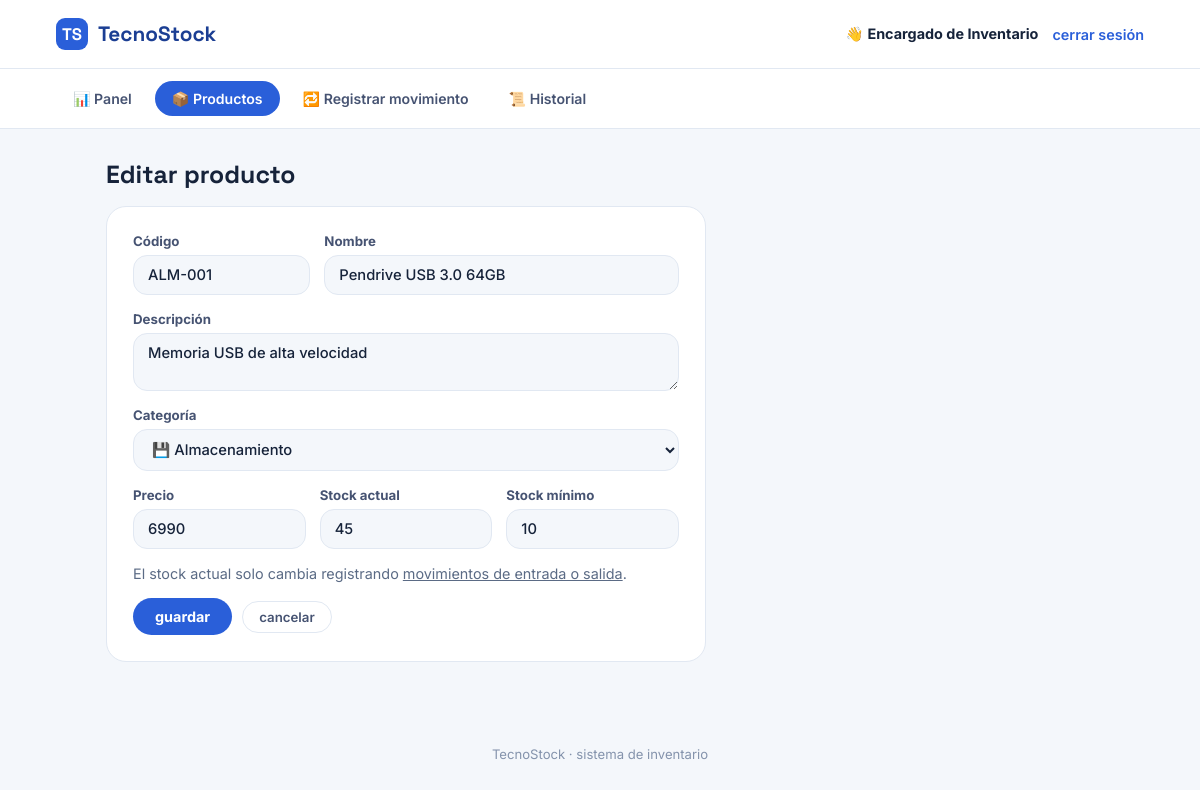
The page /producto_form.php?id=7 (signed in) on the database its author committed.
### tables this page shows
CREATE TABLE productos (
    id_producto     INT AUTO_INCREMENT PRIMARY KEY,
    codigo          VARCHAR(20) NOT NULL UNIQUE,       
    nombre          VARCHAR(120) NOT NULL,
    descripcion     VARCHAR(255),
    precio          DECIMAL(10,0) NOT NULL CHECK (precio >= 0),
    stock_actual    INT NOT NULL DEFAULT 0 CHECK (stock_actual >= 0),
    stock_minimo    INT NOT NULL DEFAULT 0 CHECK (stock_minimo >= 0),
    estado          ENUM('activo','inactivo') NOT NULL DEFAULT 'activo',
    id_categoria    INT NOT NULL,
    FOREIGN KEY (id_categoria) REFERENCES categorias(id_categoria)
);

CREATE TABLE categorias (
    id_categoria  INT AUTO_INCREMENT PRIMARY KEY,
    nombre        VARCHAR(60) NOT NULL,
    descripcion   VARCHAR(150),
    estado        ENUM('activo','inactivo') NOT NULL DEFAULT 'activo'
);

### helpers.php (called while the page is built, shortened)
<?php
function iconoCategoria(string $nombre): string {
    $n = mb_strtolower($nombre);
    if (str_contains($n, 'audio'))          return '🎧';
    if (str_contains($n, 'carga'))          return '🔌';
    if (str_contains($n, 'almacen'))        return '💾';
    if (str_contains($n, 'perif'))          return '🖱️';
    if (str_contains($n, 'funda') || str_contains($n, 'protec')) return '🛡️';
    return '📦';
}

### producto_form.php (the view, shortened to what this page needs)
<?php
require_once 'config.php';
require_once 'helpers.php';
$id = isset($_GET['id']) ? (int) $_GET['id'] : 0;
$esEdicion = $id > 0;
$categorias = $pdo->query('SELECT * FROM categorias WHERE estado = "activo" ORDER BY nombre')->fetchAll();
$producto = [
    'codigo' => '', 'nombre' => '', 'descripcion' => '', 'id_categoria' => $categorias[0]['id_categoria'] ?? 0,
    'precio' => '', 'stock_actual' => 0, 'stock_minimo' => 0,
];
if ($esEdicion) {
    $stmt = $pdo->prepare('SELECT * FROM productos WHERE id_producto = :id');
    $stmt->execute(['id' => $id]);
    $enc = $stmt->fetch();
    $producto = $enc;
}
?>
<!DOCTYPE html>
<html lang="es">
<head>
<link rel="stylesheet" href="assets/style.css">
</head>
<body>
<?php include 'partials/header.php'; ?>
<?php include 'partials/nav.php'; ?>
<div class="wrap">
  <h1><?= $esEdicion ? 'Editar producto' : 'Nuevo producto' ?></h1>
  <form class="form" method="post">
    <div class="form-row">
      <label>
        Código
        <input type="text" name="codigo" value="<?= htmlspecialchars($producto['codigo']) ?>" required>
      </label>
      <label style="flex:2">
        Nombre
        <input type="text" name="nombre" value="<?= htmlspecialchars($producto['nombre']) ?>" required>
      </label>
    </div>
    <label>
      Descripción
      <textarea name="descripcion" rows="2"><?= htmlspecialchars($producto['descripcion']) ?></textarea>
    </label>
    <label>
      Categoría
      <select name="id_categoria" required>
        <?php foreach ($categorias as $c): ?>
          <option value="<?= $c['id_categoria'] ?>" <?= $c['id_categoria'] == $producto['id_categoria'] ? 'selected' : '' ?>>
            <?= iconoCategoria($c['nombre']) ?> <?= htmlspecialchars($c['nombre']) ?>
          </option>
        <?php endforeach; ?>
      </select>
    </label>
    <div class="form-row">
      <label>
        Precio
        <input type="number" step="1" min="0" name="precio" value="<?= htmlspecialchars((string)$producto['precio']) ?>" required>
      </label>
      <?php if ($esEdicion): ?>
        <label>
          Stock actual
          <input type="number" value="<?= (int)$producto['stock_actual'] ?>" disabled>
        </label>
      <?php endif; ?>
      <label>
        Stock mínimo
        <input type="number" step="1" min="0" name="stock_minimo" value="<?= htmlspecialchars((string)$producto['stock_minimo']) ?>" required>
      </label>
    </div>
    <?php if ($esEdicion): ?>
      <p class="subtitle" style="margin:0;">El stock actual solo cambia registrando <a href="movimiento_nuevo.php?producto=<?= $id ?>">movimientos de entrada o salida</a>.</p>
    <?php endif; ?>
    <div class="form-actions">
      <button type="submit" class="btn">guardar</button>
      <a class="btn-ghost" href="productos.php">cancelar</a>
    </div>
  </form>
</div>
<footer class="foot">
  <span>TecnoStock · sistema de inventario</span>
</footer>
</body>
</html>

### assets/style.css (style rules this page uses)
:root { --bg: #F4F7FB; --surface: #FFFFFF; --ink: #16233A; --blue: #2A5FD9; --blue-deep: #1B3E93; --teal: #17B6A7; --amber: #F4A93B; --red: #E5484D; --line: #E1E8F2; --radius-lg: 20px; --radius-md: 14px; --radius-sm: 999px; }
* { box-sizing:border-box; }
body { margin:0; background:var(--bg); color:var(--ink); font-family:'Inter', sans-serif; }
h1,h2,h3,.logo { font-family:'Space Grotesk', sans-serif; }
a { color:inherit; }
.wrap { max-width:1100px; margin:0 auto; padding:24px clamp(20px, 6vw, 56px) 60px; }
.wrap h1 { color:var(--ink); font-size:1.55rem; margin:6px 0 4px; }
.subtitle { color:#5B6B85; margin:0 0 18px; font-size:.9rem; }
.btn { display:inline-block; background:var(--blue); color:#fff; padding:10px 22px; border:none; border-radius:var(--radius-sm); font-family:inherit; font-weight:700; font-size:.9rem; text-decoration:none; cursor:pointer; }
.btn-ghost { display:inline-block; background:transparent; border:1px solid var(--line); color:#465372; padding:7px 16px; border-radius:var(--radius-sm); font-family:inherit; font-weight:600; font-size:.83rem; text-decoration:none; cursor:pointer; }
.form { background:var(--surface); border:1px solid var(--line); border-radius:var(--radius-lg); padding:26px; margin-top:16px; display:flex; flex-direction:column; gap:16px; max-width:600px; }
.form label { display:flex; flex-direction:column; gap:6px; font-size:.83rem; font-weight:700; color:#465372; flex:1; }
.form input, .form select, .form textarea { font-family:inherit; font-size:.92rem; padding:10px 14px; border-radius:var(--radius-md); border:1px solid var(--line); background:var(--bg); color:var(--ink); font-weight:500; }
.form-row { display:flex; gap:14px; flex-wrap:wrap; }
.form-row > label { min-width:150px; }
.form-actions { display:flex; gap:10px; align-items:center; }
.foot { text-align:center; padding:24px 20px 40px; color:#8493AC; font-size:.82rem; }

### rows shown on the page
productos: codigo "ALM-001", nombre "Pendrive USB 3.0 64GB", descripcion "Memoria USB de alta velocidad", id_categoria "💾 Almacenamiento", precio "6990", stock_actual "45", stock_minimo "10"

### other values the page prints
$u['nombre'] "Encargado de Inventario"
